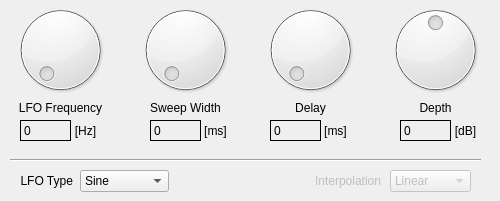
        <widget class="QWidget" name="tab_dl_voice_1">
         <attribute name="title">
          <string>Voice 1</string>
         </attribute>
         <widget class="QDial" name="dial_dl_lfo_delay">
          <property name="geometry">
           <rect>
            <x>250</x>
            <y>0</y>
            <width>121</width>
            <height>100</height>
           </rect>
          </property>
          <property name="toolTip">
           <string>&lt;html&gt;&lt;head/&gt;&lt;body&gt;&lt;p&gt;Base Delay of the LFO. Offset&lt;/p&gt;&lt;/body&gt;&lt;/html&gt;</string>
          </property>
          <property name="minimum">
           <number>1</number>
          </property>
          <property name="maximum">
           <number>50</number>
          </property>
         </widget>
         <widget class="QLabel" name="label_67">
          <property name="geometry">
           <rect>
            <x>10</x>
            <y>100</y>
            <width>101</width>
            <height>16</height>
           </rect>
          </property>
          <property name="text">
           <string>LFO Frequency</string>
          </property>
          <property name="alignment">
           <set>Qt::AlignCenter</set>
          </property>
         </widget>
         <widget class="QDial" name="dial_dl_lfo_width">
          <property name="geometry">
           <rect>
            <x>130</x>
            <y>0</y>
            <width>111</width>
            <height>100</height>
           </rect>
          </property>
          <property name="toolTip">
           <string>&lt;html&gt;&lt;head/&gt;&lt;body&gt;&lt;p&gt;Maximum and minimum (amplitude) delay applied to the audio sample.&lt;/p&gt;&lt;/body&gt;&lt;/html&gt;</string>
          </property>
          <property name="minimum">
           <number>1</number>
          </property>
          <property name="maximum">
           <number>50</number>
          </property>
         </widget>
         <widget class="QLabel" name="label_68">
          <property name="geometry">
           <rect>
            <x>145</x>
            <y>100</y>
            <width>81</width>
            <height>16</height>
           </rect>
          </property>
          <property name="text">
           <string>Sweep Width</string>
          </property>
          <property name="alignment">
           <set>Qt::AlignCenter</set>
          </property>
         </widget>
         <widget class="QDial" name="dial_dl_lfo_freq">
          <property name="geometry">
           <rect>
            <x>0</x>
            <y>0</y>
            <width>121</width>
            <height>100</height>
           </rect>
          </property>
          <property name="toolTip">
           <string>&lt;html&gt;&lt;head/&gt;&lt;body&gt;&lt;p&gt;Low Frequency Oscillator. Sets the rate at which the delay changes.&lt;/p&gt;&lt;/body&gt;&lt;/html&gt;</string>
          </property>
          <property name="maximum">
           <number>100</number>
          </property>
         </widget>
         <widget class="QLabel" name="label_69">
          <property name="geometry">
           <rect>
            <x>60</x>
            <y>120</y>
            <width>51</width>
            <height>21</height>
           </rect>
          </property>
          <property name="text">
           <string>[Hz]</string>
          </property>
          <property name="alignment">
           <set>Qt::AlignCenter</set>
          </property>
         </widget>
         <widget class="QLabel" name="label_dl_lfo_freq">
          <property name="geometry">
           <rect>
            <x>20</x>
            <y>120</y>
            <width>51</width>
            <height>21</height>
           </rect>
          </property>
          <property name="frameShape">
           <enum>QFrame::Box</enum>
          </property>
          <property name="frameShadow">
           <enum>QFrame::Plain</enum>
          </property>
          <property name="text">
           <string>0</string>
          </property>
         </widget>
         <widget class="QLabel" name="label_71">
          <property name="geometry">
           <rect>
            <x>290</x>
            <y>100</y>
            <width>41</width>
            <height>16</height>
           </rect>
          </property>
          <property name="text">
           <string>Delay</string>
          </property>
          <property name="alignment">
           <set>Qt::AlignCenter</set>
          </property>
         </widget>
         <widget class="QLabel" name="label_72">
          <property name="geometry">
           <rect>
            <x>200</x>
            <y>120</y>
            <width>31</width>
            <height>21</height>
           </rect>
          </property>
          <property name="text">
           <string>[ms]</string>
          </property>
          <property name="alignment">
           <set>Qt::AlignCenter</set>
          </property>
         </widget>
         <widget class="QLabel" name="label_dl_lfo_width">
          <property name="geometry">
           <rect>
            <x>150</x>
            <y>120</y>
            <width>51</width>
            <height>21</height>
           </rect>
          </property>
          <property name="frameShape">
           <enum>QFrame::Box</enum>
          </property>
          <property name="frameShadow">
           <enum>QFrame::Plain</enum>
          </property>
          <property name="text">
           <string>0</string>
          </property>
         </widget>
         <widget class="QLabel" name="label_73">
          <property name="geometry">
           <rect>
            <x>320</x>
            <y>120</y>
            <width>31</width>
            <height>21</height>
           </rect>
          </property>
          <property name="text">
           <string>[ms]</string>
          </property>
          <property name="alignment">
           <set>Qt::AlignCenter</set>
          </property>
         </widget>
         <widget class="QLabel" name="label_dl_lfo_delay">
          <property name="geometry">
           <rect>
            <x>270</x>
            <y>120</y>
            <width>51</width>
            <height>21</height>
           </rect>
          </property>
          <property name="frameShape">
           <enum>QFrame::Box</enum>
          </property>
          <property name="frameShadow">
           <enum>QFrame::Plain</enum>
          </property>
          <property name="text">
           <string>0</string>
          </property>
         </widget>
         <widget class="QLabel" name="label_17">
          <property name="geometry">
           <rect>
            <x>410</x>
            <y>100</y>
            <width>51</width>
            <height>16</height>
           </rect>
          </property>
          <property name="text">
           <string>Depth</string>
          </property>
          <property name="alignment">
           <set>Qt::AlignCenter</set>
          </property>
         </widget>
         <widget class="QDial" name="dial_dl_lfo_depth">
          <property name="geometry">
           <rect>
            <x>380</x>
            <y>0</y>
            <width>111</width>
            <height>100</height>
           </rect>
          </property>
          <property name="toolTip">
           <string>&lt;html&gt;&lt;head/&gt;&lt;body&gt;&lt;p&gt;Amount of delayed (wet) signal mixed with the original. Most pronounced effect at 0dB.&lt;/p&gt;&lt;/body&gt;&lt;/html&gt;</string>
          </property>
          <property name="minimum">
           <number>-10</number>
          </property>
          <property name="maximum">
           <number>10</number>
          </property>
         </widget>
         <widget class="QLabel" name="label_dl_lfo_depth">
          <property name="geometry">
           <rect>
            <x>400</x>
            <y>120</y>
            <width>51</width>
            <height>21</height>
           </rect>
          </property>
          <property name="frameShape">
           <enum>QFrame::Box</enum>
          </property>
          <property name="frameShadow">
           <enum>QFrame::Plain</enum>
          </property>
          <property name="text">
           <string>0</string>
          </property>
         </widget>
         <widget class="QLabel" name="label_114">
          <property name="geometry">
           <rect>
            <x>440</x>
            <y>120</y>
            <width>51</width>
            <height>21</height>
           </rect>
          </property>
          <property name="text">
           <string>[dB]</string>
          </property>
          <property name="alignment">
           <set>Qt::AlignCenter</set>
          </property>
         </widget>
         <widget class="QComboBox" name="comboBox_dl_interpolation">
          <property name="enabled">
           <bool>false</bool>
          </property>
          <property name="geometry">
           <rect>
            <x>390</x>
            <y>170</y>
            <width>81</width>
            <height>22</height>
           </rect>
          </property>
          <item>
           <property name="text">
            <string>Linear</string>
           </property>
          </item>
          <item>
           <property name="text">
            <string>Cubic</string>
           </property>
          </item>
         </widget>
         <widget class="QLabel" name="label_66">
          <property name="enabled">
           <bool>false</bool>
          </property>
          <property name="geometry">
           <rect>
            <x>310</x>
            <y>170</y>
            <width>71</width>
            <height>21</height>
           </rect>
          </property>
          <property name="text">
           <string>Interpolation</string>
          </property>
          <property name="alignment">
           <set>Qt::AlignRight|Qt::AlignTrailing|Qt::AlignVCenter</set>
          </property>
         </widget>
         <widget class="Line" name="line_5">
          <property name="geometry">
           <rect>
            <x>10</x>
            <y>150</y>
            <width>471</width>
            <height>20</height>
           </rect>
          </property>
          <property name="orientation">
           <enum>Qt::Horizontal</enum>
          </property>
         </widget>
         <widget class="QLabel" name="label_70">
          <property name="geometry">
           <rect>
            <x>12</x>
            <y>170</y>
            <width>61</width>
            <height>21</height>
           </rect>
          </property>
          <property name="text">
           <string>LFO Type</string>
          </property>
          <property name="alignment">
           <set>Qt::AlignRight|Qt::AlignTrailing|Qt::AlignVCenter</set>
          </property>
         </widget>
         <widget class="QComboBox" name="comboBox_dl_lfo_type">
          <property name="geometry">
           <rect>
            <x>80</x>
            <y>170</y>
            <width>89</width>
            <height>22</height>
           </rect>
          </property>
          <property name="toolTip">
           <string>&lt;html&gt;&lt;head/&gt;&lt;body&gt;&lt;p&gt;Waveform of the LFO.&lt;/p&gt;&lt;/body&gt;&lt;/html&gt;</string>
          </property>
          <item>
           <property name="text">
            <string>Sine</string>
           </property>
          </item>
          <item>
           <property name="text">
            <string>Triangular</string>
           </property>
          </item>
          <item>
           <property name="text">
            <string>Sawtooth</string>
           </property>
          </item>
          <item>
           <property name="text">
            <string>Square</string>
           </property>
          </item>
         </widget>
        </widget>
